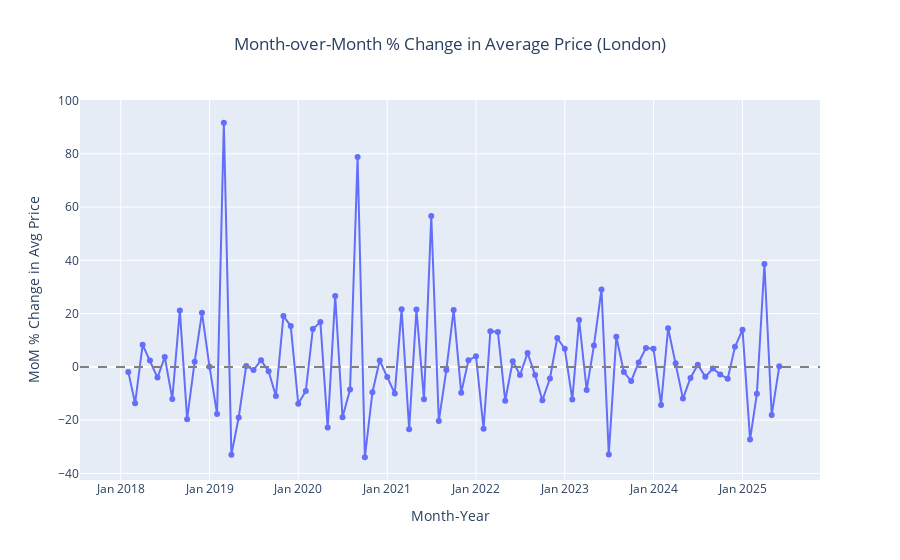

Source (notebook cell):
### Markdown cell above
### 3.4) MoM % change in average prices

### Code cell
monthly_avg['mom_pct_change'] = monthly_avg['avg_price'].pct_change() * 100

# Plot MoM % change using Plotly Express
fig = px.line(
    monthly_avg,
    x='month_year',
    y='mom_pct_change',
    title='Month-over-Month % Change in Average Price (London)',
    labels={'month_year': 'Month-Year', 'mom_pct_change': 'MoM % Change in Avg Price'},
    markers=True
)

# add a zero reference line and formatting
fig.add_hline(y=0, line_dash="dash", line_color="gray")
fig.update_layout(
    xaxis=dict(tickformat='%b %Y'),
    title_x=0.5,
    yaxis_tickformat='.1f%'
)

fig.show()
